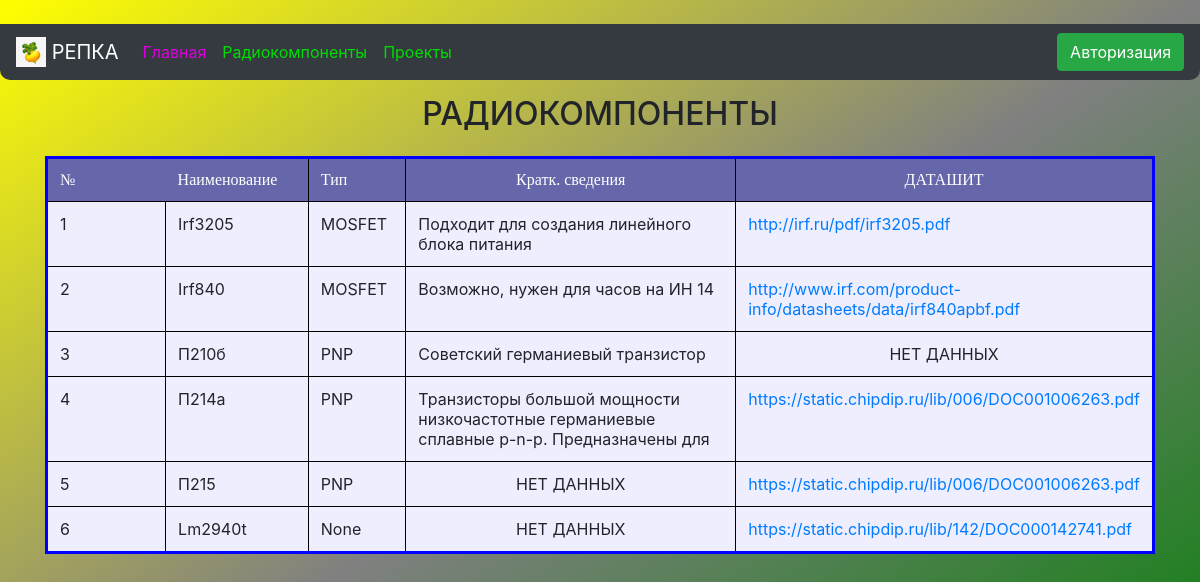
The page /components on the database its author committed.
### data/components.py (models this page shows)
class Components(SqlAlchemyBase, SerializerMixin):
    __tablename__ = 'components'
    id = sqlalchemy.Column(sqlalchemy.Integer, primary_key=True, autoincrement=True)
    title = sqlalchemy.Column(sqlalchemy.String, nullable=True)
    type = sqlalchemy.Column(sqlalchemy.String, nullable=True)
    about = sqlalchemy.Column(sqlalchemy.String, nullable=True)
    datasheet = sqlalchemy.Column(sqlalchemy.String, nullable=True)

### main.py (the view)
@app.route('/components')
def components():
    db_sess = db_session.create_session()
    comps = db_sess.query(Components).all()
    return render_template("components.html", comps=comps, title='Радиокомпоненты')

### data/db_session.py (called while the page is built)
def create_session() -> Session:
    global __factory
    return __factory()

### templates/components.html (shortened to what this page needs)
﻿{% extends "base.html" %}
{% block content %}
<h2 align="center" style="padding: 15px">РАДИОКОМПОНЕНТЫ</h2>
<div class="table" align="center">
    <table class="my_table table-hover" style="border-style: solid; border-width: 3px; border-color:#0000FF;">
        <tr class="my_row" style="color:#FFFFFF; font-family: Comic Sans MS;">
            <td class="title" width="150px" bgcolor="#6667AB">№</td>
            <td class="title" width="150px" bgcolor="#6667AB">Наименование</td>
            <td class="title" width="100px" bgcolor="#6667AB" style="border: 1px solid black;">Тип</td>
            <td class="title" width="400px" bgcolor="#6667AB" align="center">Кратк. сведения</td>
            <td class="title" width="200px" bgcolor="#6667AB" align="center" style="border: 1px solid black;">ДАТАШИТ</td>
        </tr>
        {% for comp in comps %}
        <tr class="my_row">
            <td class="ordinary" bgcolor="#eeeeff" style="border: 1px solid black;">{{ comp.id }}</td>
            <td class="ordinary" bgcolor="#eeeeff" style="border: 1px solid black;">{{ comp.title.capitalize() }}</td>
            <td class="ordinary" bgcolor="#eeeeff" style="border: 1px solid black;">{{ comp.type }}</td>
            {% if comp.about %}
            <td class="ordinary" bgcolor="#eeeeff" style="border: 1px solid black;">{{ comp.about }}</td>
            {% else %}
            <td class="ordinary" bgcolor="#eeeeff" style="border: 1px solid black;" align="center">НЕТ ДАННЫХ</td>
            {% endif %}
            {% if comp.datasheet %}
            <td class="ordinary" bgcolor="#eeeeff" style="border: 1px solid black;"><a style="display: block;" href="{{ comp.datasheet }}">{{ comp.datasheet }}</a></td>
            {% else %}
            <td class="ordinary" bgcolor="#eeeeff" style="border: 1px solid black;" align="center">НЕТ ДАННЫХ</td>
            {% endif %}
        </tr>
        {% endfor %}
    </table>
</div>
<br>
{% endblock %}

### rows shown on the page
Components: id "1", title "Irf3205", type "MOSFET", about "Подходит для создания линейного блока питания", datasheet "http://irf.ru/pdf/irf3205.pdf"
Components: id "2", title "Irf840", type "MOSFET", about "Возможно, нужен для часов на ИН 14", datasheet "http://www.irf.com/product-info/datasheets/data/irf840apbf.pdf"
Components: id "3", title "П210б", type "PNP", about "Советский германиевый транзистор", shows "НЕТ ДАННЫХ"
Components: id "4", title "П214а", type "PNP", about "Транзисторы большой мощности низкочастотные германиевые сплавные p-n-p. Предназначены для", datasheet "https://static.chipdip.ru/lib/006/DOC001006263.pdf"
Components: id "5", title "П215", type "PNP", shows "НЕТ ДАННЫХ", datasheet "https://static.chipdip.ru/lib/006/DOC001006263.pdf"
Components: id "6", title "Lm2940t", type "None", shows "НЕТ ДАННЫХ", datasheet "https://static.chipdip.ru/lib/142/DOC000142741.pdf"
